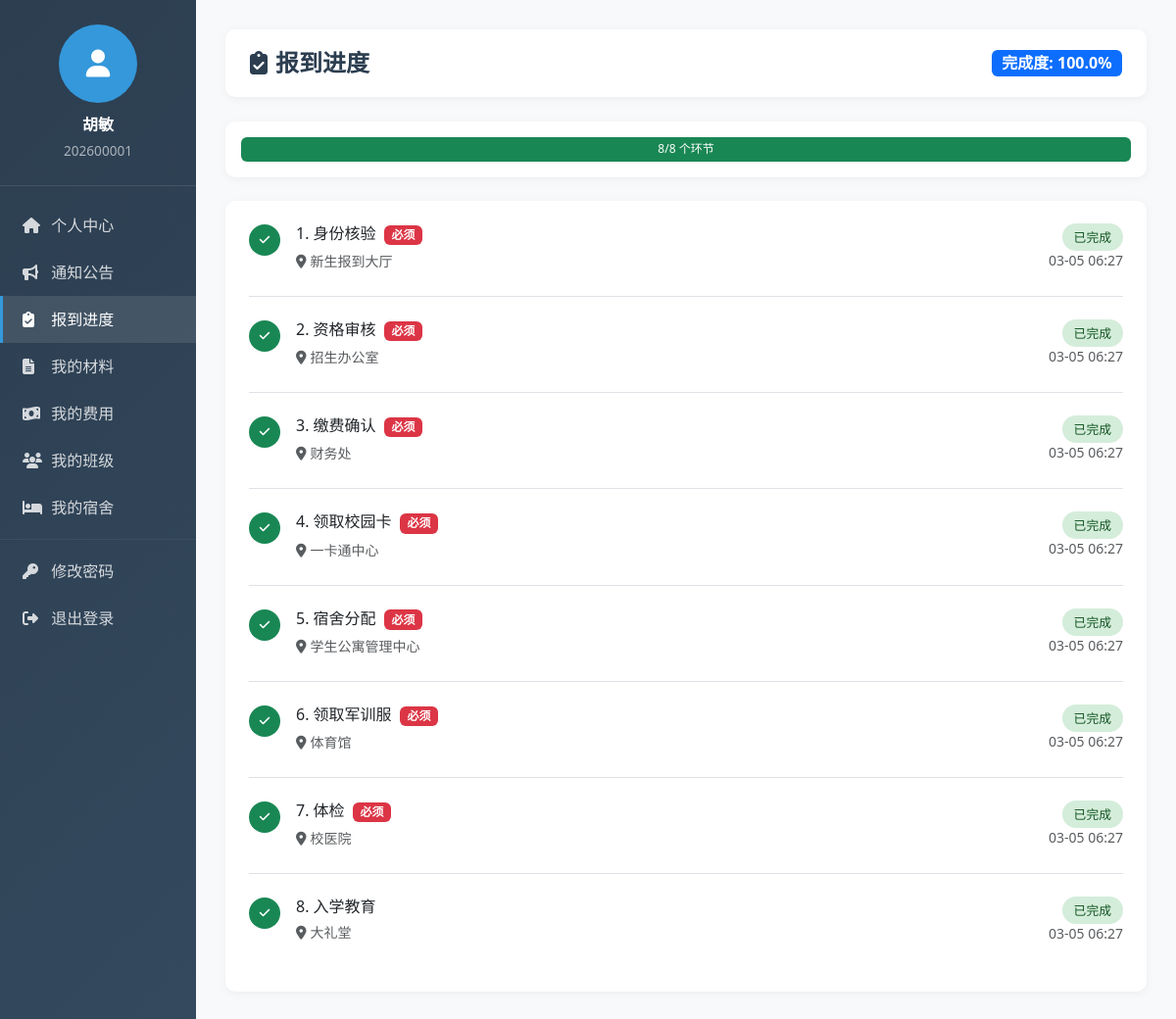
Screenshot of /my/registration/ (signed in) with the database file from the repository.
### students/models.py (models this page shows, shortened)
class Student(models.Model):
    GENDER_CHOICES = [
        ('M', '男'),
        ('F', '女'),
    ]
    STATUS_CHOICES = [
        ('admitted', '已录取'),
        ('pending', '待报到'),
        ('registered', '已报到'),
        ('completed', '已完成'),
        ('deferred', '保留学籍'),
        ('cancelled', '取消入学'),
    ]
    POLITICAL_CHOICES = [
        ('masses', '群众'),
        ('league', '共青团员'),
        ('party', '中共党员'),
        ('prep', '中共预备党员'),
        ('democratic', '民主党派'),
    ]
    phone_validator = RegexValidator(
        regex=r'^1[3-9]\d{9}$',
        message='请输入有效的手机号码'
    )
    id_card_validator = RegexValidator(
        regex=r'^\d{17}[\dXx]$',
        message='请输入有效的身份证号码'
    )
    student_id = models.CharField('学号', max_length=20, unique=True)
    name = models.CharField('姓名', max_length=50)
    gender = models.CharField('性别', max_length=1, choices=GENDER_CHOICES)
    id_card = models.CharField('身份证号', max_length=18, unique=True, validators=[id_card_validator])
    birthday = models.DateField('出生日期', null=True, blank=True)
    ethnicity = models.CharField('民族', max_length=20, default='汉族')
    political_status = models.CharField('政治面貌', max_length=20, choices=POLITICAL_CHOICES, default='masses')
    photo = models.ImageField('照片', upload_to='photos/', blank=True, null=True)
    phone = models.CharField('联系电话', max_length=20, validators=[phone_validator])
    email = models.EmailField('邮箱', blank=True)
    qq = models.CharField('QQ号', max_length=20, blank=True)
    wechat = models.CharField('微信号', max_length=50, blank=True)
    department = models.ForeignKey(
        Department,
        on_delete=models.SET_NULL,
        null=True,
        related_name='students',
        verbose_name='院系'
    )
    major = models.ForeignKey(
        Major,
        on_delete=models.SET_NULL,
        null=True,
        related_name='students',
        verbose_name='专业'
    )
    student_class = models.ForeignKey(
        StudentClass,
        on_delete=models.SET_NULL,
        null=True,
        blank=True,
        related_name='students',
        verbose_name='班级'
    )
    enrollment_year = models.IntegerField('入学年份')
    admission_ticket = models.CharField('准考证号', max_length=30, blank=True)
    exam_score = models.DecimalField('高考成绩', max_digits=6, decimal_places=2, null=True, blank=True)
    dormitory = models.ForeignKey(
        DormitoryRoom,
        on_delete=models.SET_NULL,
        null=True,
        blank=True,
        related_name='students',
        verbose_name='宿舍'
    )
    bed_number = models.CharField('床位号', max_length=10, blank=True)
    status = models.CharField('状态', max_length=20, choices=STATUS_CHOICES, default='admitted')
    registration_date = models.DateTimeField('报到时间', null=True, blank=True)
    home_address = models.TextField('家庭地址', blank=True)
    home_postcode = models.CharField('邮政编码', max_length=10, blank=True)
    emergency_contact = models.CharField('紧急联系人', max_length=50, blank=True)
    emergency_relation = models.CharField('与本人关系', max_length=20, blank=True)
    emergency_phone = models.CharField('紧急联系电话', max_length=20, blank=True)
    remark = models.TextField('备注', blank=True)
    user = models.OneToOneField(
        User,
        on_delete=models.SET_NULL,
        null=True,
        blank=True,
        related_name='student_profile',
        verbose_name='关联用户'
    )
    created_at = models.DateTimeField('创建时间', auto_now_add=True)
    updated_at = models.DateTimeField('更新时间', auto_now=True)
    class Meta:
        verbose_name = '新生'
        verbose_name_plural = '新生管理'
        ordering = ['-enrollment_year', 'student_id']
        indexes = [
            models.Index(fields=['student_id']),
            models.Index(fields=['id_card']),
            models.Index(fields=['status']),
            models.Index(fields=['enrollment_year']),
        ]

class RegistrationTask(models.Model):
    name = models.CharField('环节名称', max_length=100)
    code = models.CharField('环节代码', max_length=20, unique=True)
    description = models.TextField('环节说明', blank=True)
    location = models.CharField('办理地点', max_length=200, blank=True)
    order = models.IntegerField('顺序', default=0)
    is_required = models.BooleanField('是否必须', default=True)
    is_active = models.BooleanField('是否启用', default=True)
    created_at = models.DateTimeField('创建时间', auto_now_add=True)
    class Meta:
        verbose_name = '报到环节'
        verbose_name_plural = '报到环节管理'
        ordering = ['order']

class RegistrationRecord(models.Model):
    STATUS_CHOICES = [
        ('pending', '待办理'),
        ('completed', '已完成'),
        ('skipped', '已跳过'),
    ]
    student = models.ForeignKey(
        Student,
        on_delete=models.CASCADE,
        related_name='registration_records',
        verbose_name='学生'
    )
    task = models.ForeignKey(
        RegistrationTask,
        on_delete=models.CASCADE,
        related_name='records',
        verbose_name='报到环节'
    )
    status = models.CharField('状态', max_length=20, choices=STATUS_CHOICES, default='pending')
    completed_at = models.DateTimeField('完成时间', null=True, blank=True)
    operator = models.CharField('操作员', max_length=50, blank=True)
    remark = models.TextField('备注', blank=True)
    created_at = models.DateTimeField('创建时间', auto_now_add=True)
    class Meta:
        verbose_name = '报到记录'
        verbose_name_plural = '报到记录管理'
        unique_together = ['student', 'task']
        ordering = ['student', 'task__order']

### students/views.py (the view)
# urls.py: path('my/registration/', views.my_registration, name='my_registration'),
@login_required(login_url='students:student_login')
def my_registration(request):
    if not hasattr(request.user, 'student_profile') or not request.user.student_profile:
        messages.warning(request, '您不是学生用户')
        return redirect('students:home')
    student = request.user.student_profile
    tasks = RegistrationTask.objects.filter(is_active=True).order_by('order')
    records = {r.task_id: r for r in student.registration_records.all()}
    progress_list = []
    for task in tasks:
        record = records.get(task.id)
        progress_list.append({
            'task': task,
            'record': record,
            'status': record.status if record else 'pending',
            'completed_at': record.completed_at if record else None,
        })
    total_required = tasks.filter(is_required=True).count()
    completed = sum(1 for p in progress_list if p['status'] == 'completed' and p['task'].is_required)
    progress_percent = round(completed / total_required * 100, 1) if total_required > 0 else 0
    context = {
        'student': student,
        'progress_list': progress_list,
        'progress_percent': progress_percent,
        'total_tasks': tasks.count(),
        'completed_tasks': sum(1 for p in progress_list if p['status'] == 'completed'),
    }
    return render(request, 'students/my_registration.html', context)

### templates/students/my_registration.html (shortened to what this page needs)
{% extends 'students/student_base.html' %}
{% block content %}
<div class="page-header d-flex justify-content-between align-items-center">
    <h4 class="page-title"><i class="fas fa-clipboard-check me-2"></i>报到进度</h4>
    <div>
        <span class="badge bg-primary fs-6">完成度: {{ progress_percent }}%</span>
    </div>
</div>
<div class="card mb-4">
    <div class="card-body">
        <div class="progress" style="height: 25px;">
            <div class="progress-bar bg-success" role="progressbar" style="width: {{ progress_percent }}%">
                {{ completed_tasks }}/{{ total_tasks }} 个环节
            </div>
        </div>
    </div>
</div>
<div class="card">
    <div class="card-body p-0">
        <div class="timeline p-4">
            {% for item in progress_list %}
            <div class="timeline-item mb-4 {% if not forloop.last %}pb-4 border-bottom{% endif %}">
                <div class="d-flex">
                    <div class="timeline-icon me-3">
                        {% if item.status == 'completed' %}
                            <span class="badge rounded-circle bg-success p-2">
                                <i class="fas fa-check"></i>
                            </span>
                        {% elif item.status == 'skipped' %}
                            <span class="badge rounded-circle bg-secondary p-2">
                                <i class="fas fa-forward"></i>
                            </span>
                        {% else %}
                            <span class="badge rounded-circle bg-warning p-2">
                                <i class="fas fa-clock"></i>
                            </span>
                        {% endif %}
                    </div>
                    <div class="flex-grow-1">
                        <div class="d-flex justify-content-between align-items-start">
                            <div>
                                <h6 class="mb-1">
                                    {{ forloop.counter }}. {{ item.task.name }}
                                    {% if item.task.is_required %}
                                        <span class="badge bg-danger ms-1">必须</span>
                                    {% endif %}
                                </h6>
                                {% if item.task.location %}
                                    <small class="text-muted">
                                        <i class="fas fa-map-marker-alt me-1"></i>{{ item.task.location }}
                                    </small>
                                {% endif %}
                            </div>
                            <div class="text-end">
                                {% if item.status == 'completed' %}
                                    <span class="status-badge status-completed">已完成</span>
                                    {% if item.completed_at %}
                                        <br><small class="text-muted">{{ item.completed_at|date:"m-d H:i" }}</small>
                                    {% endif %}
                                {% elif item.status == 'skipped' %}
                                    <span class="status-badge status-pending">已跳过</span>
                                {% else %}
                                    <span class="status-badge status-pending">待办理</span>
                                {% endif %}
                            </div>
                        </div>
                    </div>
                </div>
            </div>
            {% empty %}
            <div class="text-center py-5 text-muted">
                <i class="fas fa-clipboard-list fa-3x mb-3"></i>
                <p>暂无报到环节</p>
            </div>
            {% endfor %}
        </div>
    </div>
</div>
{% endblock %}

### templates/students/student_base.html (shortened to what this page needs)
<!DOCTYPE html>
<html lang="zh-CN">
<head>
    <link href="https://cdn.bootcdn.net/ajax/libs/bootstrap/5.3.0/css/bootstrap.min.css" rel="stylesheet">
    <link href="https://cdn.bootcdn.net/ajax/libs/font-awesome/6.4.0/css/all.min.css" rel="stylesheet">
</head>
<body>
    <div class="container-fluid">
        <div class="row">
            <div class="col-md-3 col-lg-2 sidebar d-none d-md-block">
                <div class="user-info">
                    <div class="user-avatar">
                        {% if student.photo %}
                            <img src="{{ student.photo.url }}" alt="" class="w-100 h-100 rounded-circle">
                        {% else %}
                            <i class="fas fa-user"></i>
                        {% endif %}
                    </div>
                    <div class="user-name">{{ student.name }}</div>
                    <div class="user-id">{{ student.student_id }}</div>
                </div>
                <nav class="nav flex-column py-3">
                    <a class="nav-link {% if request.resolver_match.url_name == 'student_profile' %}active{% endif %}" href="{% url 'students:student_profile' %}">
                        <i class="fas fa-home"></i> 个人中心
                    </a>
                    <a class="nav-link {% if request.resolver_match.url_name == 'announcement_list' %}active{% endif %}" href="{% url 'students:announcement_list' %}">
                        <i class="fas fa-bullhorn"></i> 通知公告
                    </a>
                    <a class="nav-link {% if request.resolver_match.url_name == 'my_registration' %}active{% endif %}" href="{% url 'students:my_registration' %}">
                        <i class="fas fa-clipboard-check"></i> 报到进度
                    </a>
                    <a class="nav-link {% if request.resolver_match.url_name == 'my_documents' %}active{% endif %}" href="{% url 'students:my_documents' %}">
                        <i class="fas fa-file-alt"></i> 我的材料
                    </a>
                    <a class="nav-link {% if request.resolver_match.url_name == 'my_fees' %}active{% endif %}" href="{% url 'students:my_fees' %}">
                        <i class="fas fa-money-bill-wave"></i> 我的费用
                    </a>
                    <a class="nav-link {% if request.resolver_match.url_name == 'my_class' %}active{% endif %}" href="{% url 'students:my_class' %}">
                        <i class="fas fa-users"></i> 我的班级
                    </a>
                    <a class="nav-link {% if request.resolver_match.url_name == 'my_dormitory' %}active{% endif %}" href="{% url 'students:my_dormitory' %}">
                        <i class="fas fa-bed"></i> 我的宿舍
                    </a>
                    <hr class="my-2" style="border-color: rgba(255,255,255,0.2);">
                    <a class="nav-link" href="{% url 'students:change_password' %}">
                        <i class="fas fa-key"></i> 修改密码
                    </a>
                    <a class="nav-link" href="{% url 'students:student_logout' %}">
                        <i class="fas fa-sign-out-alt"></i> 退出登录
                    </a>
                </nav>
            </div>
            <div class="col-md-9 col-lg-10 ms-auto main-content">
                {% block content %}{% endblock %}
            </div>
        </div>
    </div>
</body>
</html>

### templates/students/student_base.html (style rules this page uses)
:root { --primary-color: #3498db; --secondary-color: #2ecc71; --dark-color: #2c3e50; }
body { background-color: #f8f9fa; }
.sidebar { background: linear-gradient(135deg, var(--dark-color) 0%, #34495e 100%); min-height: 100vh; padding: 0; }
.sidebar .nav-link { color: rgba(255,255,255,0.8); padding: 12px 20px; border-left: 3px solid transparent; transition: all 0.3s; }
.sidebar .nav-link:hover, .sidebar .nav-link.active { background: rgba(255,255,255,0.1); color: #fff; border-left-color: var(--primary-color); }
.sidebar .nav-link i { width: 25px; }
.user-info { padding: 25px 20px; border-bottom: 1px solid rgba(255,255,255,0.1); text-align: center; }
.user-avatar { width: 80px; height: 80px; border-radius: 50%; background: var(--primary-color); color: #fff; display: flex; align-items: center; justify-content: center; font-size: 28px; margin: 0 auto 10px; }
.user-name { color: #fff; font-weight: 600; margin-bottom: 5px; }
.user-id { color: rgba(255,255,255,0.6); font-size: 0.85rem; }
.main-content { padding: 30px; }
.page-header { background: #fff; padding: 20px 25px; border-radius: 10px; box-shadow: 0 2px 10px rgba(0,0,0,0.05); margin-bottom: 25px; }
.page-title { margin: 0; color: var(--dark-color); font-weight: 600; }
.card { border: none; border-radius: 10px; box-shadow: 0 2px 10px rgba(0,0,0,0.05); }
.status-badge { padding: 5px 12px; border-radius: 20px; font-size: 0.8rem; }
.status-completed, .status-approved { background: #d4edda; color: #155724; }

### templates/students/my_registration.html (style rules this page uses)
.timeline-icon .badge { width: 32px; height: 32px; display: flex; align-items: center; justify-content: center; }

### rows the page displays
Student: name "胡敏", student_id "202600001"
RegistrationTask: task.name "身份核验", is_required "必须", task.location "新生报到大厅", completed_at "03-05 06:27"
RegistrationTask: task.name "资格审核", is_required "必须", task.location "招生办公室", completed_at "03-05 06:27"
RegistrationTask: task.name "缴费确认", is_required "必须", task.location "财务处", completed_at "03-05 06:27"
RegistrationTask: task.name "领取校园卡", is_required "必须", task.location "一卡通中心", completed_at "03-05 06:27"
RegistrationTask: task.name "宿舍分配", is_required "必须", task.location "学生公寓管理中心", completed_at "03-05 06:27"
RegistrationTask: task.name "领取军训服", is_required "必须", task.location "体育馆", completed_at "03-05 06:27"
RegistrationTask: task.name "体检", is_required "必须", task.location "校医院", completed_at "03-05 06:27"
RegistrationTask: task.name "入学教育", task.location "大礼堂", completed_at "03-05 06:27"

### other values shown
{{ progress_percent }} "100.0"
{{ completed_tasks }} "8"
{{ total_tasks }} "8"
